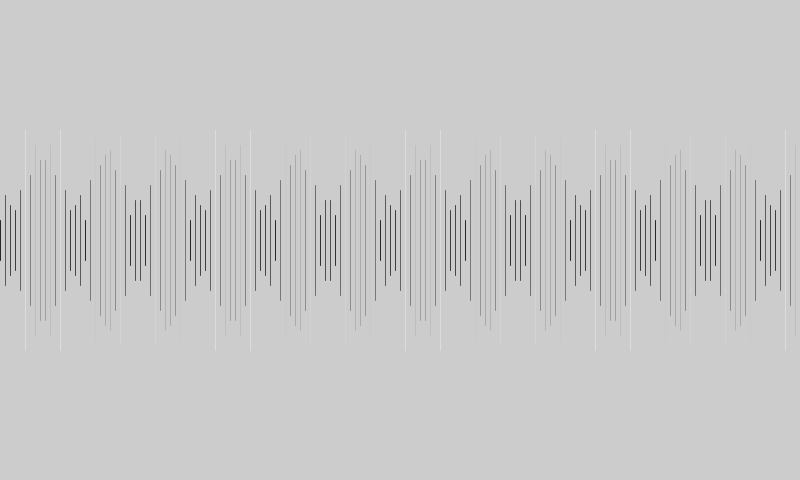
Frame 1 (no input)
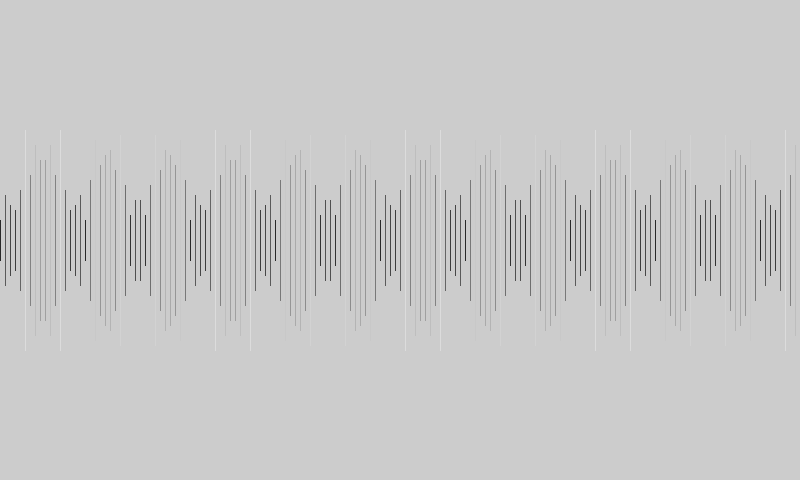
Frame 60 (the mouse pressed at the canvas centre just before this capture)
Frame 120 (the mouse held since frame 60 and released just before this capture): identical to frame 60, image omitted

The Processing sketch that drew these frames (run headless with seeded random() and noise(); from frame 60 on, the mouse is pressed at the canvas centre):

// Processing sketch: wave
// ── wave.pde
void setup() {
  size(800, 480);
  smooth();
}

void draw() {
  int h=20;
  strokeWeight(1);
  for (int x=0; x<=800; x=x+10) {
    stroke(2*h, 2*h, 2*h);
    line(x, 240+h, x, 240-h);
    if (h<100) {
      h=h+15;
    }
    else {
      h=h-80;
    }
  }
  for (int x=5; x<=800; x=x+10) {
    stroke(2*h, 2*h, 2*h);
    line(800-x, 240+h, 800-x, 240-h);
    if (h<100) {
      h=h+15;
    }
    else {
      h=h-80;
    }
  }
}
